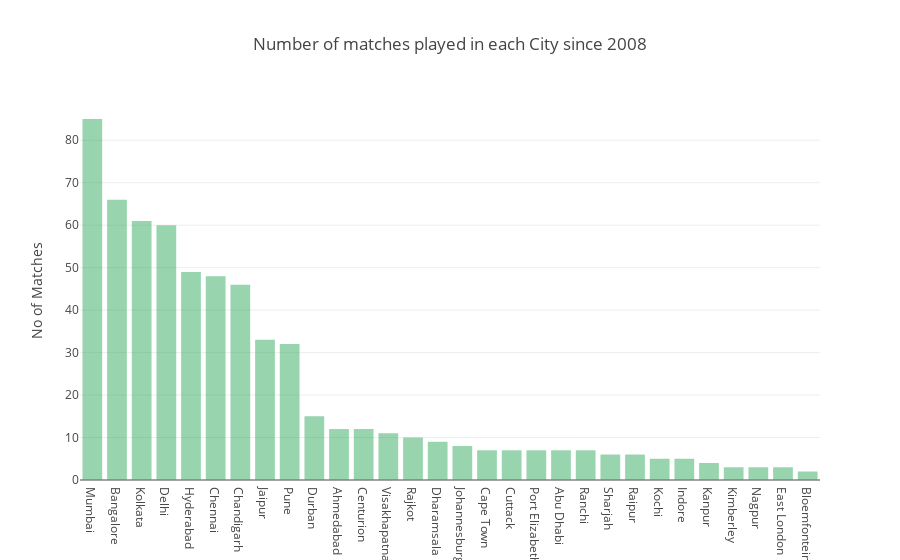

Notebook code for this chart:
### Code cell
"""plotly.offline.iplot()-----> is a function 
argument to this should be the JSON object {}


here plotly.offline.iplot()---> embeds the interative graph in the inline formate means in ipython notebook itself

&

plotly.offline.plot() ---> Prints the graphs in the external files as a HTML page.

"""

x= city_graph['city']
y=city_graph['count']

plotly.offline.iplot({
    "data": [Bar(x=x,y=y,marker=dict(color="rgba(50, 171, 96, 0.5)") )],
    "layout" : Layout(title="Number of matches played in each City since 2008", yaxis={"title":"No of Matches"})
})

### Figure 1 — Plotly figure (JSON) as saved in the notebook; plotly's stock layout.template omitted (floating-point values rounded to 4 significant figures)
{"data": [{"marker": {"color": "rgba(50, 171, 96, 0.5)"}, "type": "bar", "x": ["Mumbai", "Bangalore", "Kolkata", "Delhi", "Hyderabad", "Chennai", "Chandigarh", "Jaipur", "Pune", "Durban", "Ahmedabad", "Centurion", "Visakhapatnam", "Rajkot", "Dharamsala", "Johannesburg", "Cape Town", "Cuttack", "Port Elizabeth", "Abu Dhabi", "Ranchi", "Sharjah", "Raipur", "Kochi", "Indore", "Kanpur", "Kimberley", "Nagpur", "East London", "Bloemfontein"], "y": [85, 66, 61, 60, 49, 48, 46, 33, 32, 15, 12, 12, 11, 10, 9, 8, 7, 7, 7, 7, 7, 6, 6, 5, 5, 4, 3, 3, 3, 2]}], "layout": {"title": "Number of matches played in each City since 2008", "yaxis": {"title": "No of Matches"}}}
